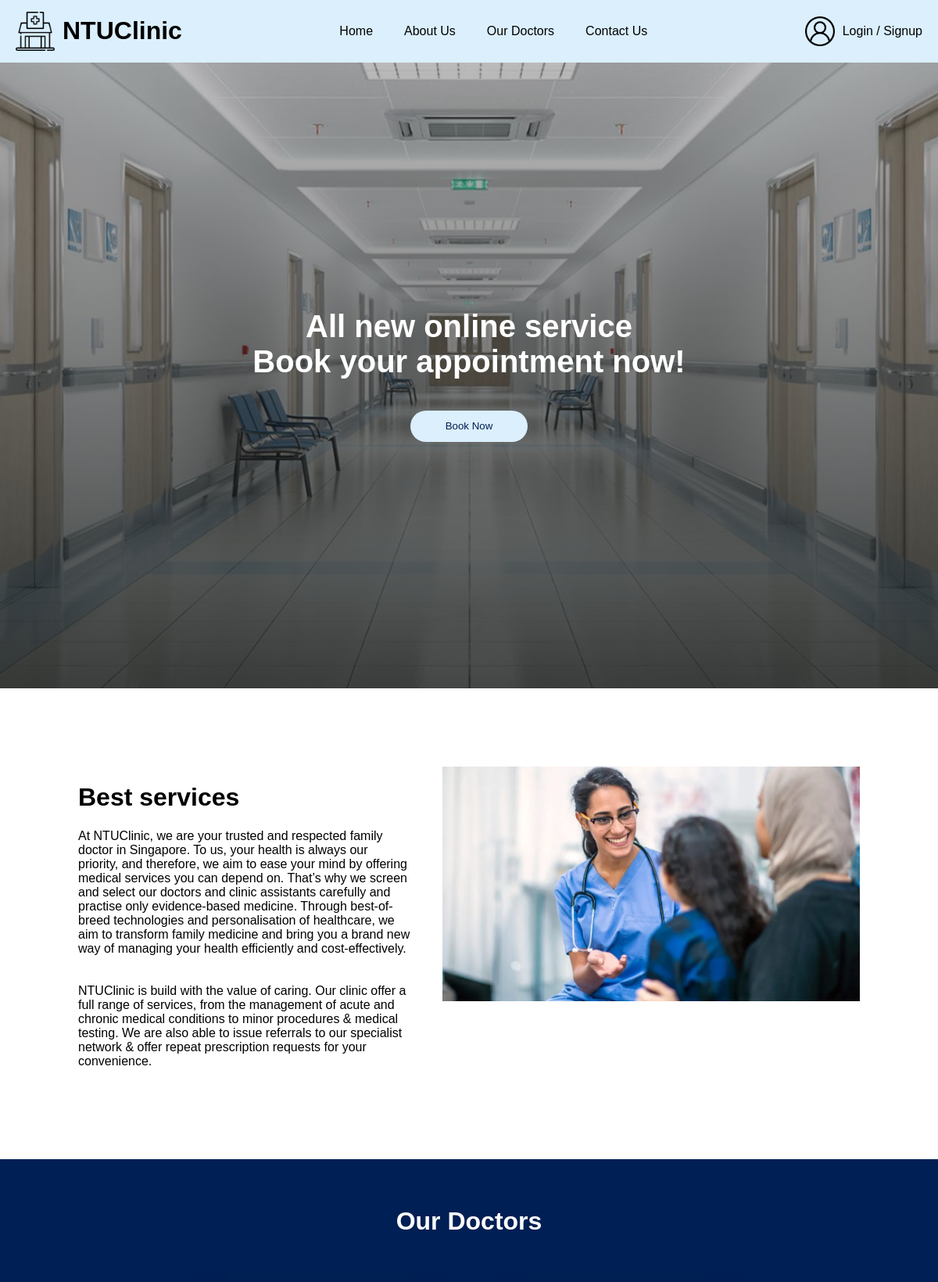
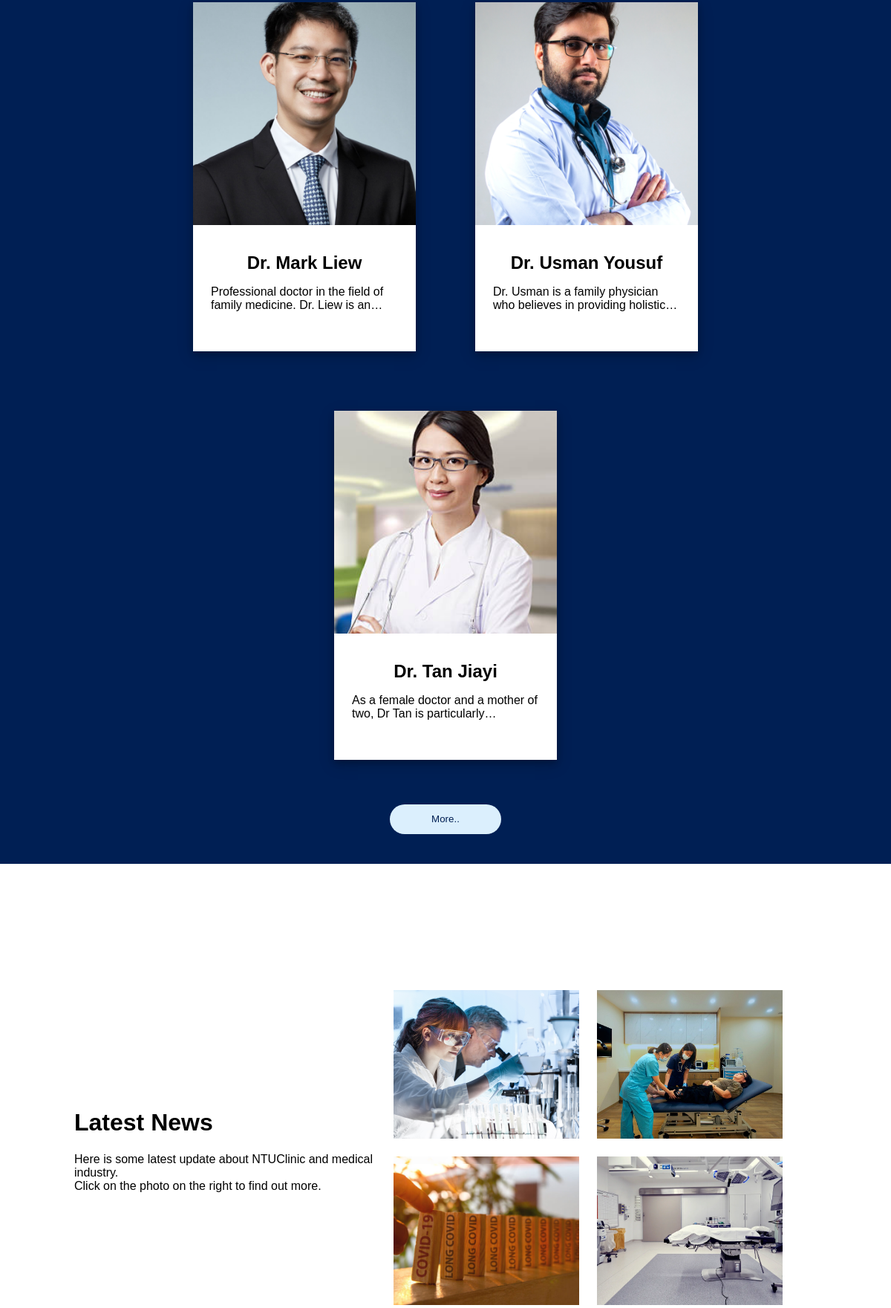
The app's page /home.php (upper part) with its own data (2 pictures, top to bottom).
### tables this page shows
CREATE TABLE `Doctors` (
  `doctorid` int(10) UNSIGNED NOT NULL,
  `docname` char(255) NOT NULL,
  `description` text DEFAULT NULL,
  `clinicid` int(11) NOT NULL,
  `image` char(100) NOT NULL,
  `contact` char(10) NOT NULL,
  `joindate` varchar(11) NOT NULL,
  `certexp` varchar(11) NOT NULL,
  `email` char(100) NOT NULL,
  `password` char(255) NOT NULL
);

### home.php (the view, shortened to what this page needs)
<!DOCTYPE html>
<html lang="en">
<head>
	<link rel="stylesheet" href="./style.css" />
	<link rel="stylesheet" href="./home.css" />
	</head>
<body>
<div id="wrapper">
	<?php include "header.php";?>
	<div id="bodycontent">
		<div class="home-banner">
			<h1>All new online service</h1>
			<h1>Book your appointment now!</h1>
			<div class="banner-button">
				<button class="primarybutton" onclick="location.href='patient/bookappointment.php'" type="button">
					Book Now
				</button>
			</div>
		</div>
		<div class="home-services">
			<div class="service-left">
				<h1>Best services</h1>
				<p>
				At NTUClinic, we are your trusted and respected family doctor in Singapore.
				To us, your health is always our priority, and therefore, we aim to ease your mind by offering
				medical services you can depend on. That’s why we screen and select our doctors and clinic assistants carefully and practise only evidence-based medicine. Through best-of-breed technologies and personalisation of healthcare, we aim to transform family medicine and bring you a brand new way of managing your health efficiently and cost-effectively.
				<br> <br> <br>
				NTUClinic is build with the value of caring. Our clinic offer a full range of services,
				from the management of acute and chronic medical conditions to minor procedures & medical testing.
				We are also able to issue referrals to our specialist network & offer repeat prescription requests
				for your convenience.
				</p>
			</div>
			<div class="service-right">
				<img src="images/home/doc.webp" id="service-image"/>
			</div>
		</div>
		<div class="home-doctors">
			<h1 class="home-docs-title">Our Doctors</h1>
			<div class="doctors-section">
			<?php
				include "methods/dbconnect.php";
				$query = "SELECT *  FROM doctors";
				$result = $dbcnx->query($query);
				$count = 0;
				if ($result->num_rows >0 )
				{
					while ($row = mysqli_fetch_assoc($result)){
						if ($count == 3) {break;}
						$docname = $row['docname'];
						$docdesc = $row['description'];
						$docimg = $row['image'];
						echo '
							<div class="doctor-card">
								<img src="images/doctors/'.$docimg.'"class="doctor-card-img" resi>
								<div class="doctor-card-text">
									<h2>'.$docname.'</h2>
									<p class="doctor-desc">'.$docdesc.'</p>
								</div>
							</div>
						';
						$count = $count + 1;
					}
				}
			?>
			</div>
			<button class="primarybutton" onclick="location.href='doctors.php'" type="button">
				More..
			</button>
		</div>
		<div class="home-news">
			<div class="news-left">
				<h1>Latest News</h1>
				<p>
					Here is some latest update about NTUClinic and medical industry. <br/>
					Click on the photo on the right to find out more.
				</p>
			</div>
			<div class="news-right">
				<div class="news-photos">
					<img class="news-img" src="images/home/news1.png"/>
					<img class="news-img" src="images/home/news2.jpeg"/>
					<img class="news-img" src="images/home/news3.jpeg"/>
					<img class="news-img" src="images/home/news4.webp"/>
				</div>
			</div>
		</div>
	</div>
</div>
</body>

### style.css (style rules this page uses)
body { margin: 0px; width: 100vw; min-height: 100vh; overflow-x: hidden; font-family:arial, sans-serif; }
img { object-fit: cover; }
#bodycontent { background-color: #FFFFFF; min-height: calc(100vh - 40px); }
.primarybutton { background: #dbeffd; color: #001f54; border: none; border-radius: 80px; height: 40px; width: 150px; cursor: pointer; margin-top: 20px; }
#wrapper { margin: auto; }

### home.css (style rules this page uses)
.home-banner { width: 100vw; height: 100vh; background-image: linear-gradient(0deg, rgba(23, 26, 25, 0.8), rgba(36, 32, 34, 0.3)),url('./images/home/room.jpeg'); background-position: center; background-repeat: no-repeat; background-size: cover; display: flex; flex-direction: column; justify-content: center; align-items: center; }
.home-banner > h1 { color: white; margin: 0px; font-size: 40px; }
.banner-button { margin-top: 20px; }
.home-services { display: flex; padding: 80px; flex-wrap: wrap; }
.service-left { flex: 2; padding: 20px; }
.service-right { flex: 1; padding: 20px; display: flex; justify-content: center; }
#service-image { height: 300px; }
.home-doctors { display: flex; align-items: center; flex-direction: column; padding: 40px; margin-bottom: 80px; background-color: #001f54; }
.home-docs-title { color: white; }
.doctors-section { display: flex; flex-wrap: wrap; flex-direction: row; justify-content: center; }
.doctor-card { display: flex; flex-direction: column; width: 300px; margin: 40px; box-shadow: 0 4px 8px 0 rgba(0, 0, 0, 0.2), 0 6px 20px 0 rgba(0, 0, 0, 0.19); }
.doctor-card-img { width: 100%; height: 300px; object-fit: cover; }
.doctor-card-text { height: 150px; display: flex; flex-direction: column; justify-content: center; align-items: center; padding: 10px; background-color: white; }
.doctor-card-text > h2 { margin: 0; }
.doctor-desc { width: 90%; overflow: hidden; text-overflow: ellipsis; display: -webkit-box; -webkit-line-clamp: 2; line-clamp: 2; -webkit-box-orient: vertical; }
.home-news { display: flex; padding: 80px; flex-wrap: wrap; justify-content: center; align-items: center; }
.news-left { flex: 1; min-width: 350px; padding-left: 20px; }
.news-right { flex: 1; display: flex; justify-content: flex-end; }
.news-photos { min-width: 600px; }
.news-img { width: 250px; height: 200px; margin:10px; background-color: grey; object-fit: cover; }

### records on screen
doctors: image (picture), docname "Dr. Mark Liew", description "Professional doctor in the field of family medicine. Dr. Liew is…"
doctors: image (picture), docname "Dr. Usman Yousuf", description "Dr. Usman is a family physician who believes in providing…"
doctors: image (picture), docname "Dr. Tan Jiayi", description "As a female doctor and a mother of two, Dr Tan is…"
